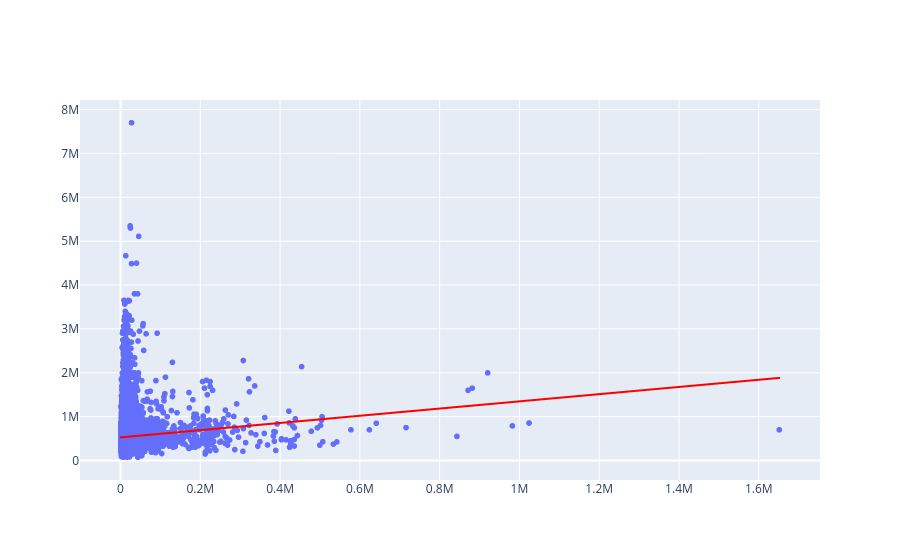

Source (notebook cell):
### Code cell
grafico1 = px.scatter(x = x_casas_treinamento.ravel(), y = y_casas_treinamento)
grafico2 = px.line(x = x_casas_treinamento.ravel(), y = previsoes)
grafico2.data[0].line.color = 'red'
grafico3 = go.Figure(data=grafico1.data + grafico2.data)
grafico3

### Figure 1 — Plotly figure (JSON) as saved in the notebook; plotly's stock layout.template omitted (floating-point values rounded to 4 significant figures; data arrays with more than 128 entries replaced by an {"elided": "..."} marker saying what was removed)
{"data": [{"hovertemplate": "x=%{x}<br>y=%{y}<extra></extra>", "legendgroup": "", "marker": {"color": "#636efa", "symbol": "circle"}, "mode": "markers", "name": "", "showlegend": false, "type": "scattergl", "x": {"elided": "15129 int values"}, "xaxis": "x", "y": {"elided": "15129 float values"}, "yaxis": "y"}, {"hovertemplate": "x=%{x}<br>y=%{y}<extra></extra>", "legendgroup": "", "line": {"color": "red", "dash": "solid"}, "marker": {"symbol": "circle"}, "mode": "lines", "name": "", "showlegend": false, "type": "scattergl", "x": {"elided": "15129 int values"}, "xaxis": "x", "y": {"elided": "15129 float values"}, "yaxis": "y"}], "layout": {}}
